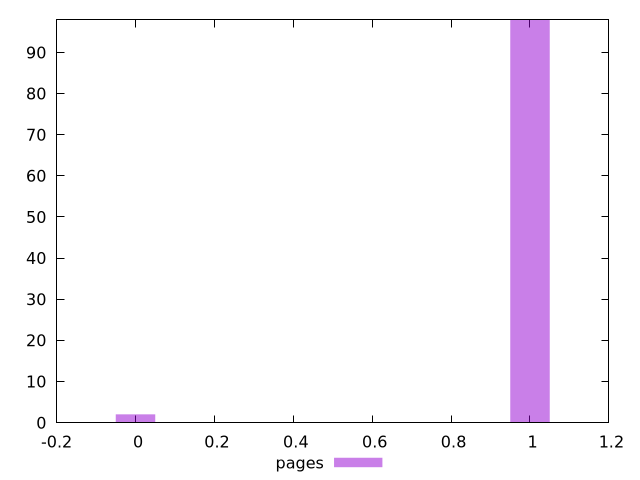

Write the gnuplot code that produced this figure.
$_pages <<EOF
0 2
1 98
EOF
set key outside below
set terminal pngcairo
set output "report_00004_2020-11-02T20-21-41.718Z/server-response-time/pages//hist.png"
set yrange [0:98]
set boxwidth 0.1
set style fill transparent solid 0.5 noborder
plot $_pages title "pages" with boxes ,
